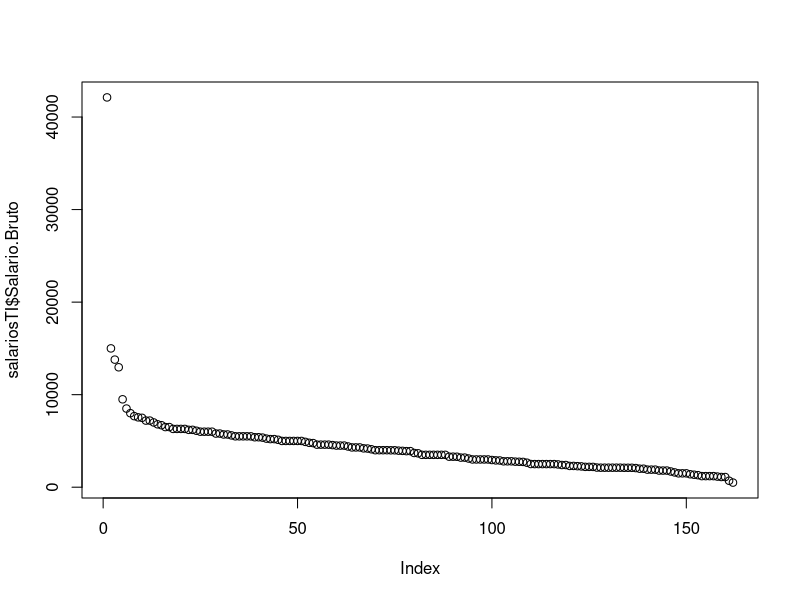

This chart was generated by the following R code: (Note: this script raises an error after producing the figure.)
## ---- chunk 1
library("ggplot2")
## ---- chunk 2
salariosTI <- read.csv("salarios-ti-refinado.csv")
head(salariosTI[,c(2,3,4,6,12)])
## ---- chunk 3
colnames(salariosTI)
## ---- chunk 4
plot(salariosTI$Salario.Bruto)
## ---- chunk 5
#O código abaixo filtra e recupera a mediana dos salários por estados,onde por fim será gerado um gráfico de barras.
estados <- levels(salariosTI$UF)
estados_salario <- sapply(estados,function(estado){
  salario_estado <- salariosTI[salariosTI$UF == estado,]
  median(salario_estado$Salario.Bruto)
}) 

estados_salario <- as.data.frame(estados_salario)
estados_salario <- cbind(Estados = rownames(estados_salario), estados_salario)
colnames(estados_salario)<- c("Estados","Media_Salarial")
estados_salario<-estados_salario[order(-estados_salario$Media_Salarial),]
rownames(estados_salario) <- NULL
## ---- chunk 6
#O código abaixo filtra e recupera a mediana dos salários por regiões,onde por fim será gerado um gráfico de barras.

regioes <- levels(salariosTI$Regiao)
regioes_salarios <- sapply(regioes, function(regiao){
   salario_regiao <- salariosTI[salariosTI$Regiao == regiao,]
   median(salario_regiao$Salario.Bruto)
 })

regioes_salarios <- as.data.frame(regioes_salarios)
regioes_salarios <- cbind(Estados = rownames(regioes_salarios), regioes_salarios)
colnames(regioes_salarios)<- c("Regiao","Media_Salarial")
regioes_salarios<-regioes_salarios[order(-regioes_salarios$Media_Salarial),]
rownames(regioes_salarios) <- NULL
barplot(regioes_salarios$Media_Salarial,names.arg = regioes_salarios$Regiao)
ggplot(data = salariosTI, aes(x = Regiao,y = Salario.Bruto)) + 
  geom_bar(data = regioes_salarios, aes(y = Media_Salarial), stat = "identity", fill = "white" ) + 
  geom_jitter(size = 4, alpha = 0.5, colour = "blue", position = position_jitter(width = .15))  
## ---- chunk 7
#O código abaixo recupera a mediana do conjunto de salários altos e baixos do nosso conjunto por região.
regioes <- levels(salariosTI$Regiao)
regioes_salariosAlto <- sapply(regioes, function(regiao){
  salario_regiao <- salariosTI[salariosTI$Regiao == regiao,]
  salario_regiao <- salario_regiao[salario_regiao$Salario.Bruto > quantile(salariosTI$Salario.Bruto,0.50),]
  median(salario_regiao$Salario.Bruto)
})

regioes_salariosBaixo <- sapply(regioes, function(regiao){
  salario_regiao <- salariosTI[salariosTI$Regiao == regiao,]
  salario_regiao <- salario_regiao[salario_regiao$Salario.Bruto <= quantile(salariosTI$Salario.Bruto,0.50),]
  median(salario_regiao$Salario.Bruto)
})

head(regioes_salariosAlto)
head(regioes_salariosBaixo)

## ---- chunk 8
salarios_altos_baixos <- cbind(regioes_salariosAlto,regioes_salariosBaixo)
barplot(t(salarios_altos_baixos),beside = TRUE,ylim = c(0,6000),main = "Diferenca entre Salários Altos e Baixos",col=c("blue","red"),legend = c("Salario Alto","Salario Baixo"),args.legend = list(title = "Legenda", x = "topright", cex = .6,text.font = 200))
## ---- chunk 9
regioes_salarioDiferenca <- regioes_salariosAlto - regioes_salariosBaixo
regioes_salarioDiferenca <- as.data.frame(regioes_salarioDiferenca)
regioes_salarioDiferenca <- cbind(Regioes = rownames(regioes_salarioDiferenca), regioes_salarioDiferenca)
colnames(regioes_salarioDiferenca)<- c("Regiao","Diferenca")
regioes_salarioDiferenca<-regioes_salarioDiferenca[order(-regioes_salarioDiferenca$Diferenca),]
rownames(regioes_salarioDiferenca) <- NULL
head(regioes_salarioDiferenca)
